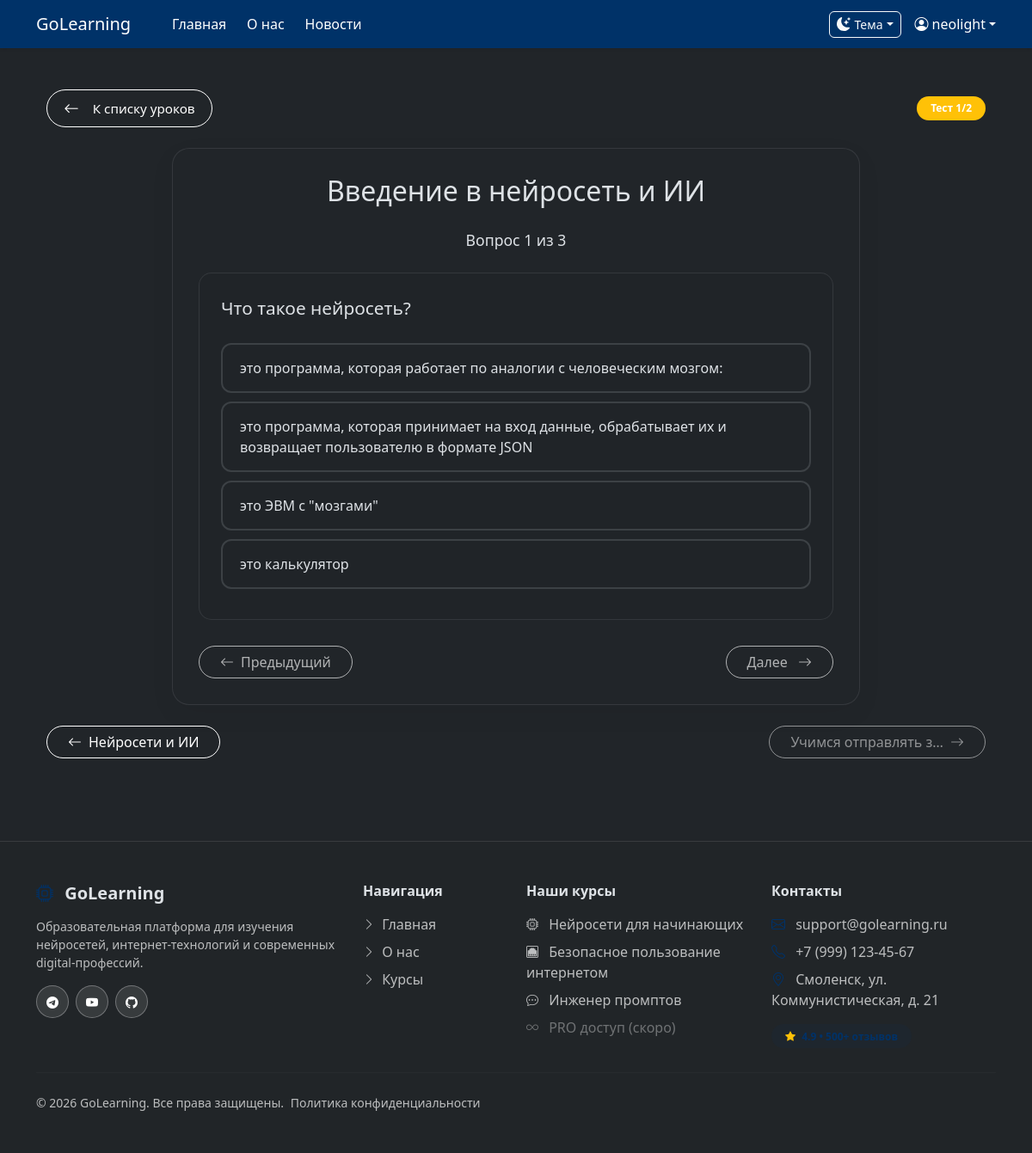
Screenshot of /neuro-start/test/3/ (signed in) with the database file from the repository.
### learningbase/models.py (models this page shows, shortened)
class Lesson(models.Model):
    COURSE_CHOICES = (
        ('neuro', 'Нейросети для начинающих'),
        ('ethernet', 'Безопасное пользование интернетом'),
        ('prompt', 'Инженер промптов'),
    )
    LESSON_TYPES = (
        ('article', 'Статья'),
        ('test', 'Тест'),
    )
    course = models.CharField(max_length=20, choices=COURSE_CHOICES, default='neuro', verbose_name="Курс")
    title = models.CharField(max_length=200, verbose_name="Название урока")
    lesson_type = models.CharField(max_length=10, choices=LESSON_TYPES, default='article', verbose_name="Тип урока")
    content = models.TextField(blank=True, verbose_name="Содержание статьи")
    order = models.IntegerField(default=0, verbose_name="Порядок")
    class Meta:
        verbose_name = 'Урок'
        verbose_name_plural = 'Уроки'
        ordering = ['course', 'order']

class TestQuestion(models.Model):
    lesson = models.ForeignKey(Lesson, on_delete=models.CASCADE, related_name='questions', verbose_name="Урок")
    question_text = models.CharField(max_length=500, verbose_name="Вопрос")
    order = models.IntegerField(default=0, verbose_name="Порядок")
    class Meta:
        verbose_name = 'Вопрос теста'
        verbose_name_plural = 'Вопросы теста'
        ordering = ['order']

class TestAnswer(models.Model):
    question = models.ForeignKey(TestQuestion, on_delete=models.CASCADE, related_name='answers', verbose_name="Вопрос")
    answer_text = models.CharField(max_length=300, verbose_name="Ответ")
    is_correct = models.BooleanField(default=False, verbose_name="Правильный ответ")
    class Meta:
        verbose_name = 'Ответ теста'
        verbose_name_plural = 'Ответы теста'

### learningbase/views.py (the view)
# urls.py: path('neuro-start/test/<int:test_id>/', views.neuro_test_detail, name='neuro_test_detail'),
@login_required
def neuro_test_detail(request, test_id):
    if not request.session.session_key:
        request.session.save()
    lesson = get_object_or_404(Lesson, id=test_id, course='neuro', lesson_type='test')
    questions = lesson.questions.prefetch_related('answers').all()
    is_completed = UserProgress.objects.filter(
        session_key=request.session.session_key,
        lesson=lesson,
        completed=True
    ).exists()
    all_lessons = list(Lesson.objects.filter(course='neuro').order_by('order'))
    current_index = None
    for i, l in enumerate(all_lessons):
        if l.id == lesson.id:
            current_index = i
            break
    all_tests = Lesson.objects.filter(course='neuro', lesson_type='test').order_by('order')
    test_numbers = {}
    for i, test in enumerate(all_tests, 1):
        test_numbers[test.id] = i
    prev_lesson = all_lessons[current_index - 1] if current_index and current_index > 0 else None
    next_lesson = all_lessons[current_index + 1] if current_index is not None and current_index < len(all_lessons) - 1 else None
    context = {
        'title': lesson.title,
        'lesson': lesson,
        'questions': questions,
        'is_completed': is_completed,
        'prev_lesson': prev_lesson,
        'next_lesson': next_lesson,
        'current_index': current_index + 1,
        'total_lessons': len(all_lessons),
        'current_test_number': test_numbers.get(lesson.id, 1),
        'total_tests': all_tests.count(),
    }
    return render(request, 'learningbase/neuro_test.html', context)

### learningbase/templates/learningbase/neuro_test.html (shortened to what this page needs)
{% extends 'base.html' %}
{% load static %}
{% block content %}
<div class="container py-4">
    <div class="d-flex justify-content-between align-items-center mb-4">
        <a href="{% url 'neuro_start' %}" class="btn btn-outline-secondary btn-back">
            <i class="bi bi-arrow-left me-2"></i>К списку уроков
        </a>
        <div>
            <span class="badge bg-warning rounded-pill px-3 py-2">
                Тест {{ current_test_number }}/{{ total_tests }}
            </span>
        </div>
    </div>
    <div class="test-container">
        <h2 class="text-center mb-4">{{ lesson.title }}</h2>
        <div class="progress-indicator">
            Вопрос <span id="current-question-num">1</span> из <span id="total-questions">{{ questions|length }}</span>
        </div>
        <div id="questions-container">
            {% for question in questions %}
            <div class="question-block" data-question-id="{{ question.id }}" style="display: {% if forloop.first %}block{% else %}none{% endif %};">
                <div class="question-text">{{ question.question_text }}</div>
                {% for answer in question.answers.all %}
                <div class="answer-option" data-answer-id="{{ answer.id }}" data-is-correct="{{ answer.is_correct|lower }}">
                    {{ answer.answer_text }}
                </div>
                {% endfor %}
            </div>
            {% endfor %}
        </div>
        <div class="d-flex justify-content-between mt-4">
            <button class="btn btn-outline-primary rounded-pill px-4 nav-btn-custom" id="prev-question" disabled>
                <i class="bi bi-arrow-left me-2"></i>Предыдущий
            </button>
            <button class="btn btn-outline-primary rounded-pill px-4 nav-btn-custom" id="next-question" disabled>
                Далее <i class="bi bi-arrow-right ms-2"></i>
            </button>
        </div>
    </div>
    <div class="d-flex justify-content-between mt-4">
        {% if prev_lesson %}
            {% if prev_lesson.lesson_type == 'article' %}
                <a href="{% url 'neuro_lesson_detail' prev_lesson.id %}" class="btn btn-outline-primary rounded-pill nav-btn-custom">
                    <i class="bi bi-arrow-left me-2"></i>{{ prev_lesson.title|truncatechars:20 }}
                </a>
            {% else %}
                <a href="{% url 'neuro_test_detail' prev_lesson.id %}" class="btn btn-outline-primary rounded-pill nav-btn-custom">
                    <i class="bi bi-arrow-left me-2"></i>{{ prev_lesson.title|truncatechars:20 }}
                </a>
            {% endif %}
        {% else %}
            <div></div>
        {% endif %}
        {% if next_lesson %}
            {% if next_lesson.lesson_type == 'article' %}
                <a href="{% url 'neuro_lesson_detail' next_lesson.id %}" class="btn btn-outline-primary rounded-pill nav-btn-custom" id="next-lesson-link">
                    {{ next_lesson.title|truncatechars:20 }}<i class="bi bi-arrow-right ms-2"></i>
                </a>
            {% else %}
                <a href="{% url 'neuro_test_detail' next_lesson.id %}" class="btn btn-outline-primary rounded-pill nav-btn-custom" id="next-lesson-link">
                    {{ next_lesson.title|truncatechars:20 }}<i class="bi bi-arrow-right ms-2"></i>
                </a>
            {% endif %}
        {% else %}
            <a href="{% url 'neuro_start' %}" class="btn btn-outline-success rounded-pill nav-btn-custom">
                Завершить курс <i class="bi bi-check-circle ms-2"></i>
            </a>
        {% endif %}
    </div>
</div>
{% endblock %}

### learningbase/templates/learningbase/includes/navigation.html (shortened to what this page needs)
<nav class="navbar navbar-expand-lg navbar-dark back-custom shadow-sm">
  <div class="container">
    <a class="navbar-brand d-flex align-items-center" href="{% url 'home' %}">
      <span class="fs-5 me-3">GoLearning</span>
    </a>
    <div class="collapse navbar-collapse" id="navbarContent">
      <ul class="navbar-nav me-auto">
        <li class="nav-item">
          <a class="nav-link active" href="{% url 'home' %}">
            Главная
          </a>
        </li>
        <li class="nav-item">
          <a class="nav-link active" href="{% url 'about' %}">
            О нас
          </a>
        </li>
        <li class="nav-item">
          <a class="nav-link active" href="{% url 'home' %}#posts">
            Новости
          </a>
        </li>
      </ul>
      <div class="d-flex align-items-center">
        {% include 'learningbase/includes/theme_switcher.html' %}
<div class="dropdown ms-3">
    {% if user.is_authenticated %}
    <a href="#" class="d-flex align-items-center text-white text-decoration-none dropdown-toggle" data-bs-toggle="dropdown">
        <i class="bi bi-person-circle me-1"></i>
        <span class="d-none d-md-inline">{{ user.username }}</span>
    </a>
    {% endif %}
</div>
      </div>
    </div>
  </div>
</nav>

### learningbase/static/learningbase/style.css (style rules this page uses)
.back-custom { background-color: #003268; }

### learningbase/static/learningbase/custom.css (style rules this page uses)
:root { --bs-primary: #003268; --bs-primary-rgb: 0, 50, 104; --bs-btn-bg: #003268; --bs-btn-border-color: #003268; --bs-btn-hover-bg: #00244d; --bs-btn-hover-border-color: #00244d; --bs-link-color: #003268; --bs-link-hover-color: #00244d; }
.btn-outline-primary { color: #ffffff !important; border-color: #003268 !important; }
a { color: #ffffff !important; }
.btn.rounded-pill { padding-left: 1.5rem; padding-right: 1.5rem; }
.nav-btn-custom { transition: all 0.3s ease; }
[data-bs-theme="dark"] .nav-btn-custom.btn-outline-primary { color: white !important; border-color: white !important; background-color: transparent !important; }
.nav-btn-custom.btn-outline-primary { transition: all 0.3s ease; }
[data-bs-theme="dark"] .nav-btn-custom.btn-outline-primary, [data-bs-theme="dark"] .btn-outline-secondary.btn-back { color: white !important; border-color: white !important; background-color: transparent !important; }
.btn-back { padding: 0.5rem 1.2rem; border-radius: 50px; font-size: 0.95rem; display: inline-flex; align-items: center; gap: 0.5rem; transition: all 0.3s ease; }
.btn-back i { font-size: 1.1rem; }

### learningbase/templates/learningbase/neuro_test.html (style rules this page uses)
.test-container { max-width: 800px; margin: 0 auto; padding: 30px; background: var(--bs-body-bg); border: 1px solid rgba(var(--bs-body-color-rgb), 0.1); border-radius: 20px; box-shadow: 0 10px 30px rgba(0, 0, 0, 0.05); }
.question-block { margin-bottom: 30px; padding: 25px; border: 1px solid rgba(var(--bs-body-color-rgb), 0.1); border-radius: 15px; background: rgba(var(--bs-body-bg-rgb), 0.5); }
.question-text { font-size: 1.3rem; font-weight: 500; margin-bottom: 25px; color: var(--bs-body-color); }
.answer-option { padding: 15px 20px; margin: 10px 0; border: 2px solid rgba(var(--bs-body-color-rgb), 0.15); border-radius: 12px; cursor: pointer; transition: all 0.3s ease; color: var(--bs-body-color); }
.progress-indicator { text-align: center; margin-bottom: 25px; color: var(--bs-body-color); font-size: 1.1rem; }

### rows the page displays
Lesson: title "Введение в нейросеть и ИИ"
TestQuestion: question_text "Что такое нейросеть?"
TestAnswer: answer_text "это программа, которая работает по аналогии с человеческим мозгом:"
TestAnswer: answer_text "это программа, которая принимает на вход данные, обрабатывает их и возвращает пользователю в формате JSON"
TestAnswer: answer_text "это ЭВМ с \"мозгами\""
TestAnswer: answer_text "это калькулятор"
Lesson: title "Нейросети и ИИ"
Lesson: title "Учимся отправлять з…"

### other values shown
{{ user.username }} "neolight"
{{ current_test_number }} "1"
{{ total_tests }} "2"
{{ questions|length }} "3"
